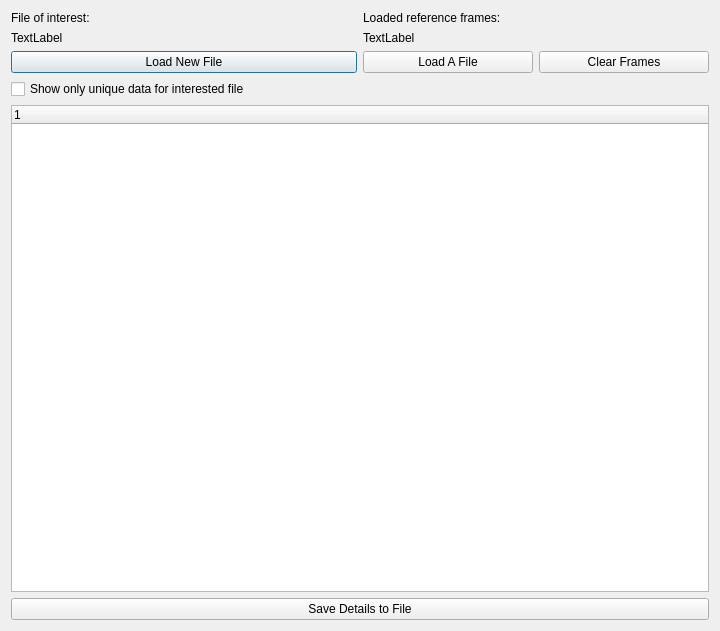
<?xml version="1.0" encoding="UTF-8"?>
<ui version="4.0">
 <class>FileComparatorWindow</class>
 <widget class="QDialog" name="FileComparatorWindow">
  <property name="geometry">
   <rect>
    <x>0</x>
    <y>0</y>
    <width>720</width>
    <height>631</height>
   </rect>
  </property>
  <property name="windowTitle">
   <string>File Comparator</string>
  </property>
  <layout class="QVBoxLayout" name="verticalLayout">
   <item>
    <layout class="QHBoxLayout" name="horizontalLayout">
     <item>
      <layout class="QVBoxLayout" name="verticalLayout_3">
       <item>
        <widget class="QLabel" name="label_3">
         <property name="text">
          <string>File of interest:</string>
         </property>
        </widget>
       </item>
       <item>
        <widget class="QLabel" name="lblFirstFile">
         <property name="text">
          <string>TextLabel</string>
         </property>
        </widget>
       </item>
       <item>
        <widget class="QPushButton" name="btnInterestedFile">
         <property name="text">
          <string>Load New File</string>
         </property>
        </widget>
       </item>
      </layout>
     </item>
     <item>
      <layout class="QVBoxLayout" name="verticalLayout_2">
       <item>
        <widget class="QLabel" name="label">
         <property name="text">
          <string>&lt;html&gt;&lt;head/&gt;&lt;body&gt;&lt;p&gt;Loaded reference frames:&lt;/p&gt;&lt;/body&gt;&lt;/html&gt;</string>
         </property>
        </widget>
       </item>
       <item>
        <widget class="QLabel" name="lblRefFrames">
         <property name="text">
          <string>TextLabel</string>
         </property>
        </widget>
       </item>
       <item>
        <layout class="QHBoxLayout" name="horizontalLayout_2">
         <item>
          <widget class="QPushButton" name="btnLoadRefFile">
           <property name="text">
            <string>Load A File</string>
           </property>
          </widget>
         </item>
         <item>
          <widget class="QPushButton" name="btnClear">
           <property name="text">
            <string>Clear Frames</string>
           </property>
          </widget>
         </item>
        </layout>
       </item>
      </layout>
     </item>
    </layout>
   </item>
   <item>
    <widget class="QCheckBox" name="ckUniqueToInterested">
     <property name="text">
      <string>Show only unique data for interested file</string>
     </property>
    </widget>
   </item>
   <item>
    <widget class="QTreeWidget" name="treeDetails">
     <column>
      <property name="text">
       <string notr="true">1</string>
      </property>
     </column>
    </widget>
   </item>
   <item>
    <widget class="QPushButton" name="btnSaveDetails">
     <property name="text">
      <string>Save Details to File</string>
     </property>
    </widget>
   </item>
  </layout>
 </widget>
 <tabstops>
  <tabstop>btnInterestedFile</tabstop>
  <tabstop>btnLoadRefFile</tabstop>
  <tabstop>btnClear</tabstop>
  <tabstop>ckUniqueToInterested</tabstop>
  <tabstop>treeDetails</tabstop>
  <tabstop>btnSaveDetails</tabstop>
 </tabstops>
 <resources/>
 <connections/>
</ui>
